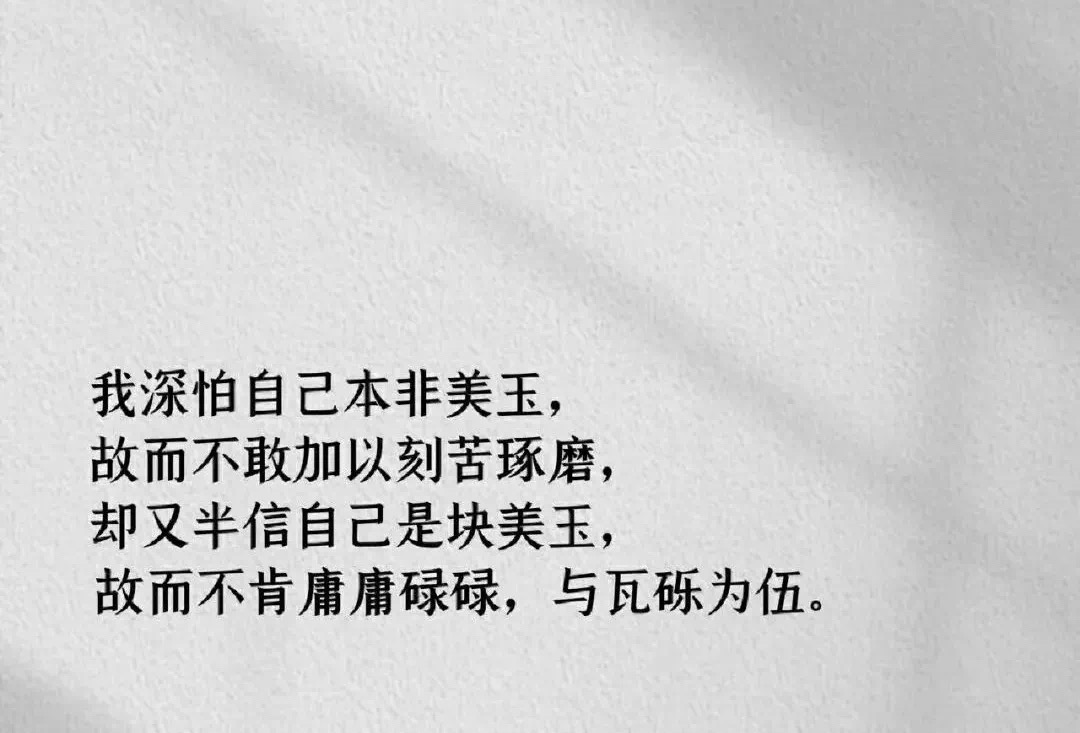
#> input picture opencv/images/text.jpg, 1080 x 733 px
$ python ocr_pre_process.py
#> lines starting #> are read from the running program, lines starting #| are printed output that depends on the picture; after the words box and inside, x2 and y2 are one past the last pixel; in counts of white or black regions, pixels touching at a corner belong together
import os
import cv2
import numpy as np


def ocr_pre_process(img_path, ocr_img_path):
    """
    图片OCR预处理函数
    :param img_path: 文字图片路径
    :param ocr_img_path: OCR预处理图片路径
    :return: bool 是否成功
    """
#> called with img_path = './images/text.jpg', ocr_img_path = './images/ocr_text.jpg'
    # 读取文字图片
    img = cv2.imread(img_path)
#> img is the input picture: shape (733, 1080, 3); min 0, max 255, mean 207.7
    if img is None:
        raise FileNotFoundError(f"读取文档图片失败：{img}， 请检查图片路径是否正确")
    img_copy = np.asarray(img).copy()

    # 高斯滤波降噪，去除画面颗粒噪点
    img_copy = cv2.GaussianBlur(img_copy, (3, 3), 0)

    # 转换为灰度图
    img_copy = cv2.cvtColor(img_copy, cv2.COLOR_BGR2GRAY)
#> img_copy: shape (733, 1080)

    # 图像锐化处理，强化文字边缘
    sharpen_kernel = np.array(
        [
            [0, -1, 0],
            [-1, 5, -1],
            [0, -1, 0]
        ]
    )
    img_copy = cv2.filter2D(img_copy, -1, sharpen_kernel)

    # 全局二值化处理，将灰度图转换为二值图
    _, binary_img = cv2.threshold(img_copy, 127, 255, cv2.THRESH_BINARY_INV)
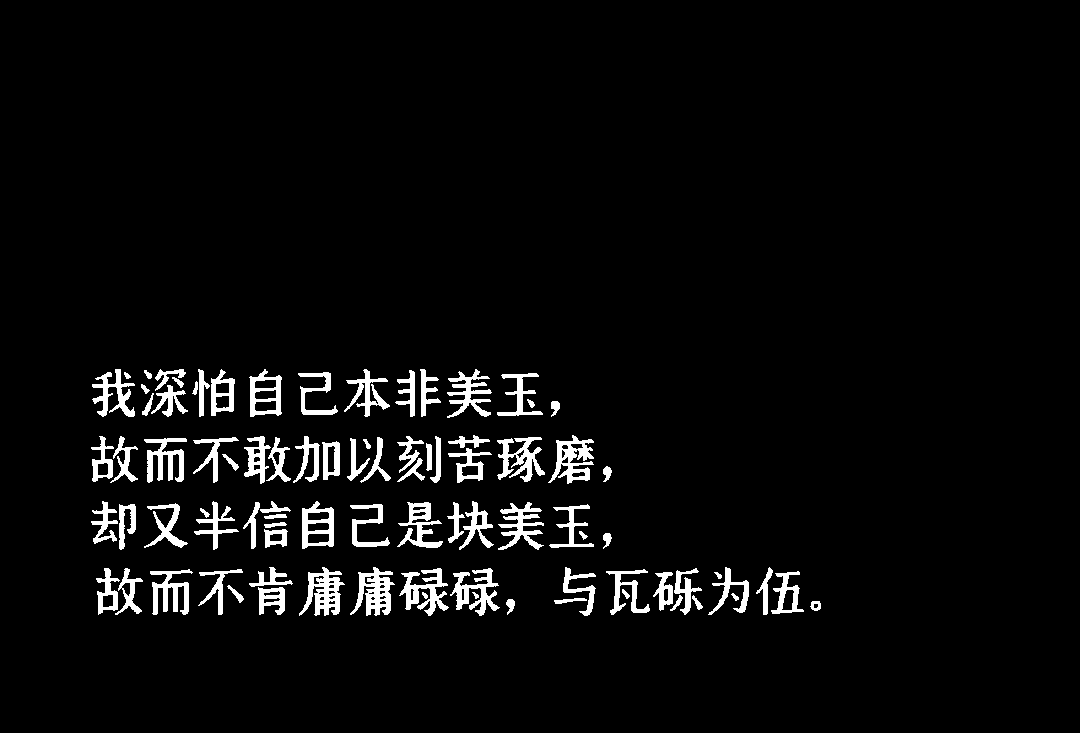
#> binary_img: shape (733, 1080); 4.3% white; 88 white regions, largest, box (x1, y1, x2, y2) and area: (350, 567, 395, 616) 1103, (299, 567, 345, 616) 1098, (548, 435, 594, 484) 1042

    # 保存结果
    write_result = cv2.imwrite(ocr_img_path, binary_img)
    if not write_result:
        raise IOError(f"保存OCR预处理图片失败：{ocr_img_path}")
    print("图片OCR预处理完成，文件已保存！")
    return True


# 定义图片所在路径
image_path = './images/'
# 文字图片名称
text_img_filename = 'text.jpg'
# OCR预处理图片名称
ocr_text_img_filename = 'ocr_text.jpg'
# 拼接图片路径
text_img_path = os.path.join(image_path, text_img_filename)
ocr_text_img_path = os.path.join(image_path, ocr_text_img_filename)

# 调用OCR预处理函数
result_flag = ocr_pre_process(text_img_path, ocr_text_img_path)
if result_flag:
    ocr_text_img = cv2.imread(ocr_text_img_path)
#> ocr_text_img: shape (733, 1080, 3); min 0, max 255, mean 11.1
    if ocr_text_img is not None:
        # 展示图片
        cv2.imshow('ocr text img', ocr_text_img)
        cv2.waitKey(0)
        cv2.destroyAllWindows()
